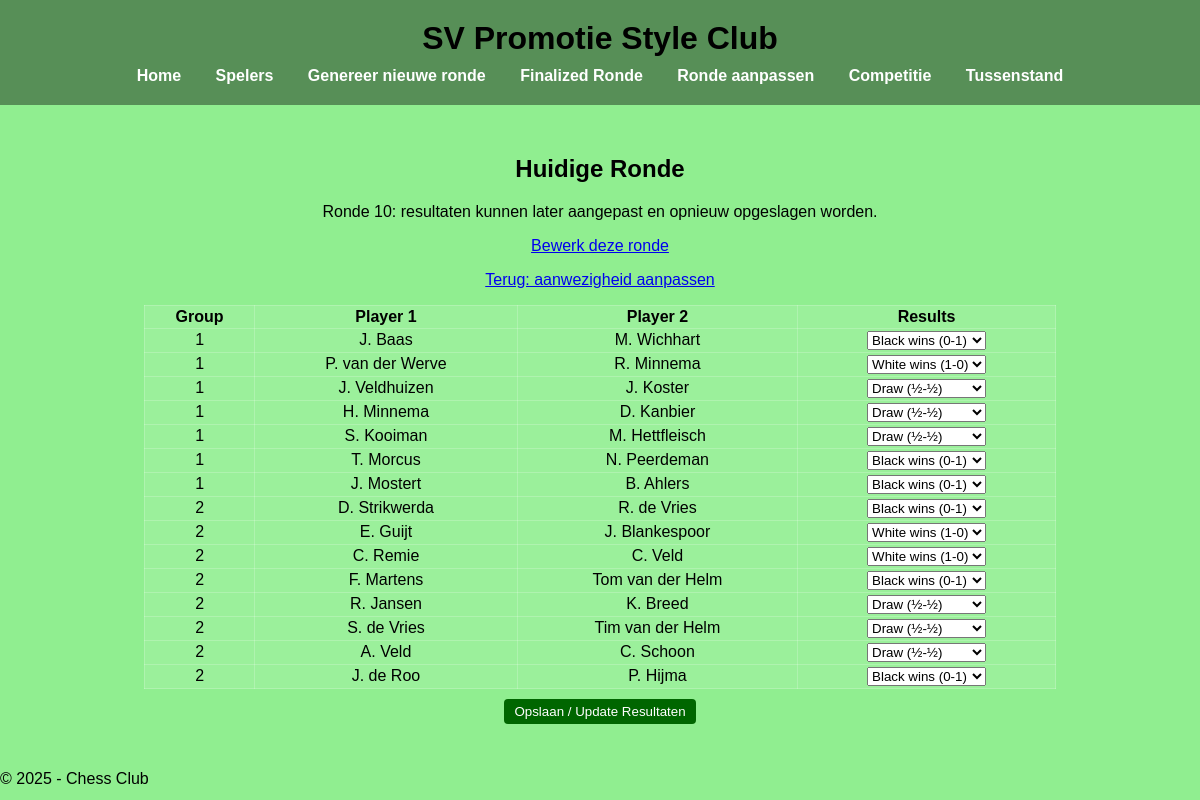
The page /finalized_round on the database its author committed.
### tables this page shows
CREATE TABLE Pairings(
    Id INTEGER PRIMARY KEY AUTOINCREMENT,
    PlayerId1 text NOT NULL,
    PlayerId2 text NOT NULL,
    RoundId int NOT NULL,
    GroupNumber int NOT NULL,
    ResultsType int,
    Last_Update datetime NOT NULL DEFAULT CURRENT_TIMESTAMP,
    FOREIGN KEY (PlayerId1) REFERENCES Players(Id),
    FOREIGN KEY (PlayerId2) REFERENCES Players(Id),
    FOREIGN KEY (RoundId) REFERENCES Rounds(Id)
);

CREATE TABLE Players(
    Id text PRIMARY KEY,
    Name text NOT NULL,
    GroupNumber int NOT NULL,
    Active boolean NOT NULL,
    Rating int,
    Type text,
    Last_Update datetime NOT NULL DEFAULT CURRENT_TIMESTAMP
);

### app.py (the view)
@app.route("/finalized_round")
def finalize_round():
    selected_round = request.args.get("round_id", type=int)
    if selected_round is None:
        selected_round = get_latest_round_with_pairings()
    if selected_round is None:
        return render_template("finalized-round.html", pairings=[], round_id=None)
    rows = query_db(
        """SELECT b.Name, c.Name, RoundId, a.GroupNumber,a.ResultsType,a.Id FROM Pairings a
           LEFT JOIN Players b ON a.PlayerId1 = b.Id
           LEFT JOIN Players c ON a.PlayerId2 = c.Id
           WHERE a.RoundId = ?
           ORDER BY a.GroupNumber ASC""",
        (selected_round,),
    )
    pairings = [
    {"player1": r[0], "player2": r[1], "round": r[2], "group": r[3],"Result": r[4],"Id": r[5]}
    for r in rows
    ]
    return render_template("finalized-round.html", pairings=pairings, round_id=selected_round)

### app.py (called while the page is built)
def query_db(query, args=(), one=False):
    conn = sqlite3.connect(DATABASE)
    cursor = conn.cursor()
    cursor.execute(query, args)
    rows = cursor.fetchall()
    conn.close()
    return rows if not one else rows[0] if rows else None

def get_latest_round_with_pairings():
    row = query_db("SELECT MAX(RoundId) FROM Pairings", one=True)
    return row[0] if row and row[0] is not None else None

### templates/finalized-round.html (shortened to what this page needs)
{% extends "base.html" %}
{% block content %}
  <h2>Huidige Ronde</h2>
  {% if round_id %}
    <p>Ronde {{ round_id }}: resultaten kunnen later aangepast en opnieuw opgeslagen worden.</p>
    <p><a href="/round-editor?round_id={{ round_id }}" class="btn">Bewerk deze ronde</a></p>
  {% endif %}
  <p><a href="/player-overview" class="btn">Terug: aanwezigheid aanpassen</a></p>
  <table id="pairingTable">
    <thead>
      <tr><th>Group</th><th>Player 1</th><th>Player 2</th><th>Results</th></tr>
    </thead>
    <tbody>
      {% for p in pairings %}
      <tr data-pairing-id="{{ p.Id }}">
        <td>{{ p.group }}</td>
        <td>{{ p.player1 }}</td>
        <td>{{ p.player2 }}</td>
        <td>
          <select class="result-select"
                  onchange="submitResult({{ p.Id }}, this.value)">
            <option value="1" {% if p.Result == 1 %}selected{% endif %}>White wins (1-0)</option>
            <option value="2" {% if p.Result == 2 %}selected{% endif %}>Black wins (0-1)</option>
            <option value="3" {% if p.Result == 3 %}selected{% endif %}>Draw (½-½)</option>
          </select>
        </td>
      </tr>
      {% endfor %}
    </tbody>
  </table>
  <form method="POST" action="/save-results">
    <button type="submit" class="btn">Opslaan / Update Resultaten</button>
  </form>
  {% endblock %}

### static/style.css (style rules this page uses)
body { margin: 0; font-family: Arial, sans-serif; color: black; background: #90ee90; min-height: 100vh; }
table { margin: 10px auto; width: 80%; border-collapse: collapse; background: rgba(255,255,255,0.1); }
th, td { padding: 2px; border: 1px solid rgba(255,255,255,0.2); }
button { background: #006600; color: white; border: none; padding: 5px 10px; cursor: pointer; border-radius: 4px; }

### rows shown on the page
Pairings: group "1", player1 "J. Baas", player2 "M. Wichhart", Id "Black wins (0-1)"
Pairings: group "1", player1 "P. van der Werve", player2 "R. Minnema", Id "White wins (1-0)"
Pairings: group "1", player1 "J. Veldhuizen", player2 "J. Koster", Id "Draw (½-½)"
Pairings: group "1", player1 "H. Minnema", player2 "D. Kanbier", Id "Draw (½-½)"
Pairings: group "1", player1 "S. Kooiman", player2 "M. Hettfleisch", Id "Draw (½-½)"
Pairings: group "1", player1 "T. Morcus", player2 "N. Peerdeman", Id "Black wins (0-1)"
Pairings: group "1", player1 "J. Mostert", player2 "B. Ahlers", Id "Black wins (0-1)"
Pairings: group "2", player1 "D. Strikwerda", player2 "R. de Vries", Id "Black wins (0-1)"
Pairings: group "2", player1 "E. Guijt", player2 "J. Blankespoor", Id "White wins (1-0)"
Pairings: group "2", player1 "C. Remie", player2 "C. Veld", Id "White wins (1-0)"
Pairings: group "2", player1 "F. Martens", player2 "Tom van der Helm", Id "Black wins (0-1)"
Pairings: group "2", player1 "R. Jansen", player2 "K. Breed", Id "Draw (½-½)"
Pairings: group "2", player1 "S. de Vries", player2 "Tim van der Helm", Id "Draw (½-½)"
Pairings: group "2", player1 "A. Veld", player2 "C. Schoon", Id "Draw (½-½)"
Pairings: group "2", player1 "J. de Roo", player2 "P. Hijma", Id "Black wins (0-1)"

### other values the page prints
{{ round_id }} "10"
